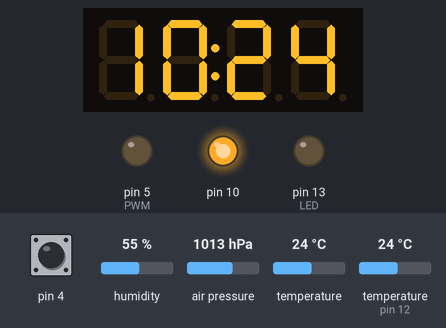
Recording of a sketch running on a simulated Arduino Uno, built with avr-gcc and run on an emulated ATmega328P. Shown: 4-digit seven-segment display, output pins drawn as LEDs (lit = HIGH). Wiring (inferred from the names in the program): DHT11 sensor: data pin 12. The test bench sets the inputs (shaded band); at power-on: temperature (sensor on pin 12) 24 °C, temperature 24 °C, pin 4 HIGH, humidity 55 %, air pressure 1013 hPa. The local clock reads 2024-03-15 10:24:30 at power-on unless the sketch sets it; pins used as bus, display or sensor lines are not drawn.

Above: at 2.0 s.
2.1 s: temperature (sensor on pin 12) set to 19 °C
At 5.1 s:
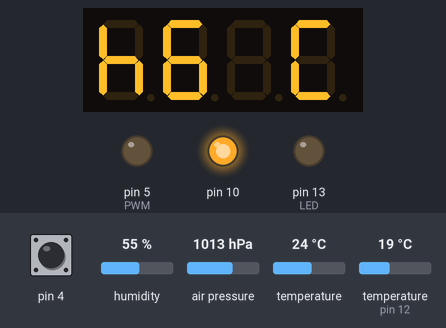
9.3 s: temperature (sensor 0) set to 12 °C
At 16.7 s:
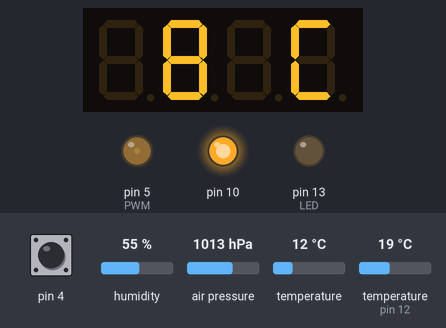
22.8 s: temperature (sensor on pin 12) set to 20.8 °C
At 31.0 s:
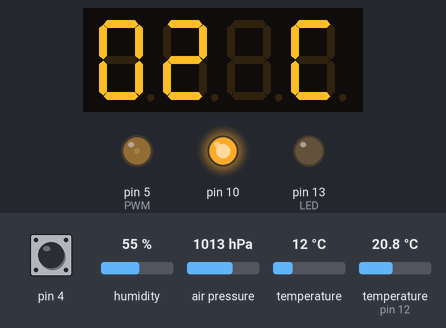
31.3 s: pin 4 pulled LOW for 3 s
At 34.6 s:
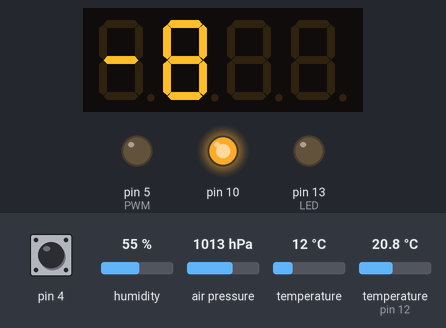
40.0 s: temperature (sensor on pin 12) set to 41 °C
At 45.8 s:
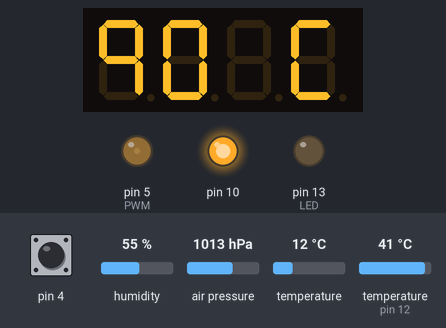
52.9 s: temperature (sensor on pin 12) set to 4 °C
At 58.7 s:
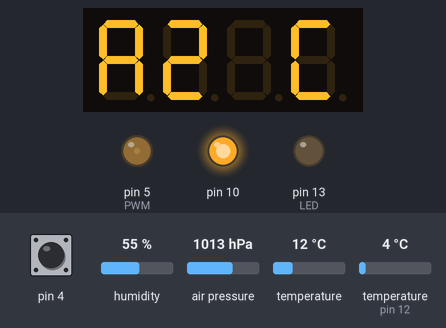
Timing chart, 0 to 60.2 s (numbered marks = the images above; inputs shaded):
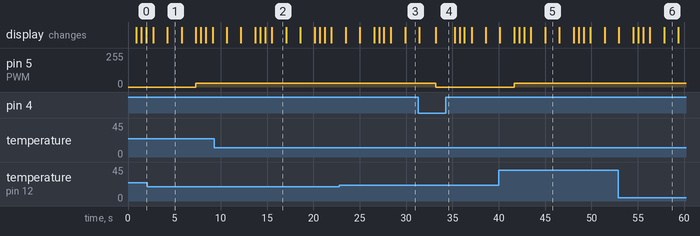

Measured:
- after the input at 2.1 s, the display: first differs from a run without the input after 2.1 s (image 1)
- after the input at 9.3 s, the display: first differs from a run without the input after 6.2 s (image 2)
- after the input at 31.3 s, pin 5 (PWM): 27/255 → 0/255 after 1.9 s
- after the input at 40.0 s, the display: first differs from a run without the input after 5.0 s (image 5)
- after the input at 52.9 s, the display: first differs from a run without the input after 4.9 s (image 6)
- what the display in image 1 shows lasts 1.6 s, from 4.2 s to 5.8 s

The sketch:

DHT1637_bmp280_p123.ino
```cpp
#include <Wire.h>
#include <SPI.h>
#include <Time.h>
#include <DS1307RTC.h>
////////////////////////////
#include <Adafruit_BMP280.h>

#define BMP_SCK 9  //SCK
#define BMP_MISO 8 //SDO
#define BMP_MOSI 7 //SDI
#define BMP_CS 6   //CS

Adafruit_BMP280 bme(BMP_CS, BMP_MOSI, BMP_MISO,  BMP_SCK);

//-----------------------------------------------------------
#include <DHT.h>
#define DHTPIN 12     // what digital pin we're connected to
//#define DHTTYPE DHT11   // DHT 11
#define DHTTYPE DHT22   // DHT 22  (AM2302), AM2321
//#define DHTTYPE DHT21   // DHT 21 (AM2301)

// Connect pin 1 (on the left) of the sensor to +5V
// NOTE: If using a board with 3.3V logic like an Arduino Due connect pin 1
// to 3.3V instead of 5V!
// Connect pin 2 of the sensor to whatever your DHTPIN is
// Connect pin 4 (on the right) of the sensor to GROUND
// Connect a 10K resistor from pin 2 (data) to pin 1 (power) of the sensor

// Initialize DHT sensor.
// Note that older versions of this library took an optional third parameter to
// tweak the timings for faster processors.  This parameter is no longer needed
// as the current DHT reading algorithm adjusts itself to work on faster procs.
//----------------------------------------------------------------------------
#include "TM1637.h"
/*Додати в TM1637.cpp
  static int8_t TubeTab[] = {0x3f,0x06,0x5b,0x4f,
                           0x66,0x6d,0x7d,0x07,
                           0x7f,0x6f,0x77,0x7c,
                           0x39,0x5e,0x79,0x71,//0~9,A,b,C,d,E,F
                           0x80,0x40,0x00,0x63,//:,-,space,deg
                           0x5c,0x54,0x76,0x50,0x58};//n,h,H,r,c
*/
#define CLK 2//pins definitions for TM1637 and can be changed to other ports
#define DIO 3
TM1637 tm1637(CLK, DIO);
DHT dht(DHTPIN, DHTTYPE);
int8_t NumTab[] = {0, 1, 2, 3, 4, 5, 6, 7, 8, 9, 10, 11, 12, 13, 14, 15, 16, 17, 18, 19, 20, 21, 22, 23, 24};
/*0~9,
   10 A,
   11 b,
   12 C,
   13 d,
   14 E,
   15 F,
   16 :,
   17 -,
   18 space,
   19 deg,
   20 o,
   21 n,
   22 H,
   23 r,
   24 c*/
int td = 10; //час в (затримка)
int timetoshift;
int P1, P2, P, P3, P4, P5, P6, P7, P8, P9, P10, P11, P12, P13, P14, P15, P16, P17, P18, P19, P20;//змінні для тискy
void setup() {
  pinMode(10, OUTPUT);//+5в
  pinMode(13, OUTPUT);//LED
  digitalWrite(10, HIGH);
  pinMode(5, OUTPUT);//PWM
  pinMode(4, INPUT_PULLUP);//кнопка режим1(показувати чи ні вологість на семисегмент)
  //
  tm1637.init();
  dht.begin();
  bme.begin();
  tm1637.set(7);//BRIGHT_TYPICAL = 2,BRIGHT_DARKEST = 0,BRIGHTEST = 7;
  tm1637.display(0, NumTab[17]);
  delay(100);
  setSyncProvider(RTC.get);
  tm1637.display(1, NumTab[17]);
  delay(95);
  timetoshift = minute();
  P = round(round(bme.readPressure() / 10) / 10);
  P1 = P2 = P3 = P4 = P5 = P6 = P7 = P8 = P9 = P10 = P11 = P12 = P13 = P14 = P15 = P16 = P17 = P18 = P19 = P20 = P;
  tm1637.display(2, NumTab[17]);
  delay(100);
  tm1637.display(3, NumTab[17]);
  delay(100);
  tm1637.display(0, NumTab[18]);
  delay(100);
  tm1637.display(1, NumTab[18]);
  delay(100);
  tm1637.display(2, NumTab[18]);
  delay(100);
  tm1637.display(3, NumTab[18]);
  delay(100);

}
int b;
void loop() {
  int a, h, ho1, ho2, m1, m2;
  if (digitalRead(4) == 1) {

    if ((h = hour()) > 9) {
      ho1 = hour() / 10;
      ho2 = hour() % 10;
      m1 = minute() / 10;
      m2 = minute() % 10;
      tm1637.point(1);
      tm1637.display(0, NumTab[ho1]);
      tm1637.display(1, NumTab[ho2]);
      tm1637.display(2, NumTab[m1]);
      tm1637.display(3, NumTab[m2]);
    }
    else {
      ho2 = hour() % 10;
      m1 = minute() / 10;
      m2 = minute() % 10;
      tm1637.point(1);
      tm1637.display(0, NumTab[18]);
      tm1637.display(1, NumTab[ho2]);
      tm1637.display(2, NumTab[m1]);
      tm1637.display(3, NumTab[m2]);
    }
    delay(500);
    if ((h = hour()) > 9) {
      ho1 = hour() / 10;
      ho2 = hour() % 10;
      m1 = minute() / 10;
      m2 = minute() % 10;
      tm1637.point(0);
      tm1637.display(0, NumTab[ho1]);
      tm1637.display(1, NumTab[ho2]);
      tm1637.display(2, NumTab[m1]);
      tm1637.display(3, NumTab[m2]);
    }
    else {
      ho2 = hour() % 10;
      m1 = minute() / 10;
      m2 = minute() % 10;
      tm1637.point(0);
      tm1637.display(0, NumTab[18]);
      tm1637.display(1, NumTab[ho2]);
      tm1637.display(2, NumTab[m1]);
      tm1637.display(3, NumTab[m2]);
    }
    delay(500);
    if ((h = hour()) > 9) {
      ho1 = hour() / 10;
      ho2 = hour() % 10;
      m1 = minute() / 10;
      m2 = minute() % 10;
      tm1637.point(1);
      tm1637.display(0, NumTab[ho1]);
      tm1637.display(1, NumTab[ho2]);
      tm1637.display(2, NumTab[m1]);
      tm1637.display(3, NumTab[m2]);
    }
    else {
      ho2 = hour() % 10;
      m1 = minute() / 10;
      m2 = minute() % 10;
      tm1637.point(1);
      tm1637.display(0, NumTab[18]);
      tm1637.display(1, NumTab[ho2]);
      tm1637.display(2, NumTab[m1]);
      tm1637.display(3, NumTab[m2]);
    }

    int tz10 = (dht.readTemperature() * 10);
    pinMode(12, OUTPUT);
    delay(450);


    int tinz10 = (bme.readTemperature() - 4) * 10;// В ПРИМІЩЕННІ
    int zalyshoktinz10 = abs(tinz10) % 10;
    int tin = tinz10 / 10;
    tm1637.point(0);
    tm1637.clearDisplay();
    if (zalyshoktinz10 > 7) {
      tin++;
    }
    if (tin >= 10) {
      int t1 = tin / 10; //Відкидаю праву частину щоб вибрати номер з масиву.
      int t2 = tin % 10; //Відкидаю ліву частину -/-
      tm1637.display(0, NumTab[t1]);
      tm1637.display(1, NumTab[t2]);
      tm1637.display(2, NumTab[19]);//*
      tm1637.display(3, NumTab[24]);//c
    }
    if (tin < 10) {
      int t2 = tin % 10; //Відкидаю ліву частину -/-
      tm1637.display(0, NumTab[18]);
      tm1637.display(1, NumTab[t2]);
      tm1637.display(2, NumTab[19]);
      tm1637.display(3, NumTab[12]);
    }

    delay(1500);
    // Wait a few seconds between measurements.
    // Reading temperature or humidity takes about 250 milliseconds!
    // Sensor readings may also be up to 2 seconds 'old' (its a very slow sensor)
    // Read temperature as Celsius (the default)

    int zalyshoktz10 = abs(tz10) % 10;
    int t = tz10 / 10;
    tm1637.clearDisplay();
    if (t >= 0) {
      if (zalyshoktz10 >= 5) {
        t++;
      }
      if (t >= 10) {
        int t1 = t / 10; //Відкидаю праву частину щоб вибрати номер з масиву.
        int t2 = t % 10; //Відкидаю ліву частину -/-
        tm1637.display(0, NumTab[t1]);
        tm1637.display(1, NumTab[t2]);
        tm1637.display(2, NumTab[19]);
        tm1637.display(3, NumTab[12]);
      }
      if ((t < 10)&&(t>=0)) {
        int t2 = t % 10; //Відкидаю ліву частину -/-
        tm1637.display(0, NumTab[18]);
        tm1637.display(1, NumTab[t2]);
        tm1637.display(2, NumTab[19]);
        tm1637.display(3, NumTab[12]);
      }
    }
    if (t < 0) {
      if (zalyshoktz10 >= 5) {
        t--;
      }

      if (t >-10) {
        t = abs(t);//не заплутатись з мінусом далі йдуть додатні температури.
        int t2 = t % 10;
        tm1637.display(0, NumTab[17]);//-
        tm1637.display(1, NumTab[t2]);
        tm1637.display(2, NumTab[19]);
        tm1637.display(3, NumTab[12]);
      }
      if (t < -9) {
        t = abs(t);//не заплутатись з мінусом далі йдуть додатні температури.
        int t1 = t / 10; //Відкидаю праву частину щоб вибрати номер з масиву.
        int t2 = t % 10; //Відкидаю ліву частину -/-
        tm1637.display(0, NumTab[17]);//-
        tm1637.display(1, NumTab[t1]);
        tm1637.display(2, NumTab[t2]);
        tm1637.display(3, NumTab[19]);//*
      }
    }
    delay(1500);

    P = round(round(bme.readPressure() / 10) / 10); //тупо читаємо дані тиску
    int det = minute() - timetoshift; //різниця між реальним часом і старим цикловим
    if ((det >= td) || (det < 0)) //умова розподілу за різницею в часі
    {
      timetoshift = minute(); //////тут змінюємо місцями тиски і прирівнюємо старий новий час
      P10 = P20;
      P20 = P19;
      P19 = P18;
      P18 = P17;
      P17 = P16;
      P16 = P15;
      P15 = P14;
      P14 = P13;
      P13 = P12;
      P12 = P11;
      P11 = P9;
      P9 = P8;
      P8 = P7;
      P7 = P6;
      P6 = P5;
      P5 = P4;
      P4 = P3;
      P3 = P2;
      P2 = P1;
      P1 = P;
    }

    if (P10 == P11 && P10 == P) {
      printpress();
      delay(1250);
    }
    if (P10 != P || P11 != P) {
      tm1637.clearDisplay();
      delay(200);
      tm1637.set(3);
      printpress1();
      delay(1000);
      tm1637.clearDisplay();
      delay(200);
      tm1637.set(5);
      printpress2();
      delay(1000);
      tm1637.clearDisplay();
      delay(200);
      tm1637.set(7);
      printpress();
      delay(1100);

    }

    int hz10 = (dht.readHumidity() * 10);
    int zalyshokhz10 = hz10 % 10;
    int h = hz10 / 10;
    // Serial.println(hz10);/////
    if (zalyshokhz10 > 5) { ///////////////////////12,5=13
      h++;
    }
    analogWrite(5, 0);
    if (h <= 15)
      a = 0;
    else if (h >= 16 && h <= 19)
      a = 3;
    else if (h >= 20 && h <= 21)
      a = 4;
    else if (h >= 22 && h <= 25)
      a = 5;
    else if (h >= 26 && h <= 29)
      a = 6;
    else if (h >= 30 && h <= 33)
      a = 7;
    else if (h >= 34 && h <= 35)
      a = 8;
    else if (h >= 36 && h <= 39)
      a = 9;
    else if (h >= 40 && h <= 43)
      a = 10;
    else if (h >= 44 && h <= 45)
      a = 11;
    else if (h >= 46 && h <= 49)
      a = 12;
    else if (h >= 50 && h <= 53)
      a = 13;
    else if (h >= 54 && h <= 55)
      a = 14;
    else if (h >= 56 && h <= 58)
      a = 15;
    else if (h >= 59 && h <= 61)
      a = 15;
    else if (h >= 62 && h <= 64)
      a = 16;
    else if (h >= 65 && h <= 68)
      a = 17;
    else if (h >= 69 && h <= 71)
      a = 18;
    else if (h >= 72 && h <= 74)
      a = 19;
    else if (h >= 75 && h <= 77)
      a = 20;
    else if (h >= 78 && h <= 79)
      a = 21;
    else if (h >= 80 && h <= 83)
      a = 22;
    else if (h >= 84 && h <= 86)
      a = 23;
    else if (h >= 87 && h <= 89)
      a = 23;
    else if (h >= 90 && h <= 93)
      a = 24;
    else if (h >= 94 && h <= 95)
      a = 24;
    else if (h >= 96 && h <= 98)
      a = 25;
    else if (h >= 99 && h <= 100)
      a = 26;
    else if (h >= 101)
      a = 27;
    analogWrite(5, a);
  }
  ///
  ///
  ///
  ///
  ///ДРУГА ФУНКЦІЯ ЗНИЗУ
  ///
  ///
  ///
  ///
  else {
    pinMode(5, INPUT);
    pinMode(5, OUTPUT);
    tm1637.point(0);
    int hz10 = (dht.readHumidity() * 10);
    int zalyshokhz10 = hz10 % 10;
    int h = hz10 / 10;
    if (zalyshokhz10 > 5) {
      h++;
    }
    analogWrite(5, 0);

    int h1 = h / 10;
    int h2 = h % 10;
    tm1637.display(0, NumTab[h1]);
    tm1637.display(1, NumTab[h2]);
    tm1637.display(2, NumTab[19]);
    tm1637.display(3, NumTab[20]);
    delay(2000);
  }
}


void printpress1() {
  int p = P10;
  int p1, p2, p3, p4;
  if (p >= 1000) {
    p1 = p / 1000;
    p2 = (p / 100) % 10;
    p3 = (p % 100) / 10;
    p4 = p % 10;
    tm1637.display(0, NumTab[p1]);
    tm1637.display(1, NumTab[p2]);
    tm1637.display(2, NumTab[p3]);
    tm1637.display(3, NumTab[p4]);
  }
  if (p < 1000) {
    p1 = p / 1000;
    p2 = (p / 100) % 10;
    p3 = (p % 100) / 10;
    p4 = p % 10;
    tm1637.display(0, NumTab[18]);
    tm1637.display(1, NumTab[p2]);
    tm1637.display(2, NumTab[p3]);
    tm1637.display(3, NumTab[p4]);
  }
}
//
void printpress2() {
  int p = P11;
  int p1, p2, p3, p4;
  if (p >= 1000) {
    p1 = p / 1000;
    p2 = (p / 100) % 10;
    p3 = (p % 100) / 10;
    p4 = p % 10;
    tm1637.display(0, NumTab[p1]);
    tm1637.display(1, NumTab[p2]);
    tm1637.display(2, NumTab[p3]);
    tm1637.display(3, NumTab[p4]);
  }
  if (p < 1000) {
    p1 = p / 1000;
    p2 = (p / 100) % 10;
    p3 = (p % 100) / 10;
    p4 = p % 10;
    tm1637.display(0, NumTab[18]);
    tm1637.display(1, NumTab[p2]);
    tm1637.display(2, NumTab[p3]);
    tm1637.display(3, NumTab[p4]);
  }
}
//
void printpress() {
  int p = P;
  int p1, p2, p3, p4;
  if (p >= 1000) {
    p1 = p / 1000;
    p2 = (p / 100) % 10;
    p3 = (p % 100) / 10;
    p4 = p % 10;
    tm1637.display(0, NumTab[p1]);
    tm1637.display(1, NumTab[p2]);
    tm1637.display(2, NumTab[p3]);
    tm1637.display(3, NumTab[p4]);
  }
  if (p < 1000) {
    p1 = p / 1000;
    p2 = (p / 100) % 10;
    p3 = (p % 100) / 10;
    p4 = p % 10;
    tm1637.display(0, NumTab[18]);
    tm1637.display(1, NumTab[p2]);
    tm1637.display(2, NumTab[p3]);
    tm1637.display(3, NumTab[p4]);
  }
}
```
